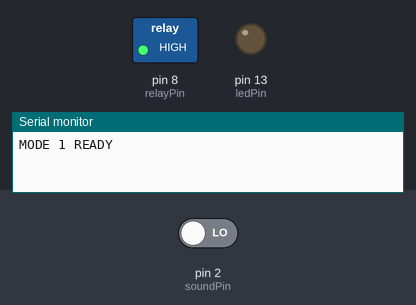
This sketch was run on a simulated Arduino Uno, built with avr-gcc and run on an emulated ATmega328P. On the bench: switched loads named in the sketch (green lamp = pin HIGH), output pins drawn as LEDs (lit = HIGH), the last lines printed to the serial monitor. Dashed ring = blinking. The test bench sets the inputs (shaded band); at power-on: pin 2 (soundPin) LOW.

Above: at 1.2 s.
1.3 s: pin 2 (soundPin) driven HIGH
At 1.7 s:
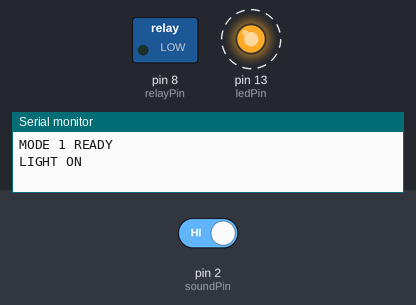
4.3 s: pin 2 (soundPin) driven LOW
At 5.0 s:
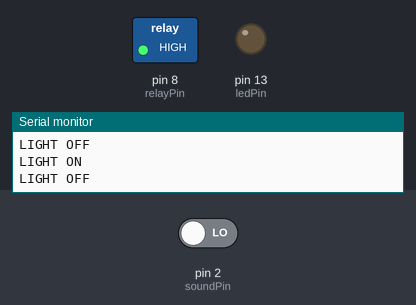
Timing chart, 0 to 7.3 s (numbered marks = the images above; inputs shaded):
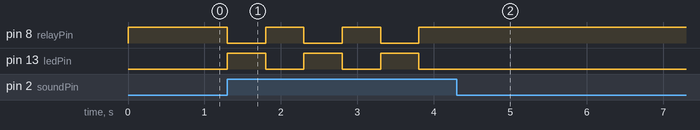

The sketch:

mode1_clap.ino
```cpp
const int soundPin = 2;
const int relayPin = 8;
const int ledPin = 13;

bool lightState = false;

unsigned long lastTrigger = 0;

const int debounceDelay = 500;

void setup() {

  pinMode(soundPin, INPUT);

  pinMode(relayPin, OUTPUT);

  pinMode(ledPin, OUTPUT);

  digitalWrite(relayPin, HIGH);

  digitalWrite(ledPin, LOW);

  Serial.begin(9600);

  Serial.println("MODE 1 READY");
}

void loop() {

  int sound = digitalRead(soundPin);

  if (sound == HIGH &&
      millis() - lastTrigger > debounceDelay) {

    lightState = !lightState;

    if (lightState) {

      digitalWrite(relayPin, LOW);

      digitalWrite(ledPin, HIGH);

      Serial.println("LIGHT ON");
    }

    else {

      digitalWrite(relayPin, HIGH);

      digitalWrite(ledPin, LOW);

      Serial.println("LIGHT OFF");
    }

    lastTrigger = millis();
  }
}
```

Measured:
- after the input at 1.3 s, pin 8 (relayPin), pin 13 (ledPin): alternates HIGH for 0.50 s and LOW for 0.50 s, starting at once
- after the input at 4.3 s, pin 8 (relayPin): stops changing and stays HIGH; pin 13 (ledPin): stops changing and stays LOW
